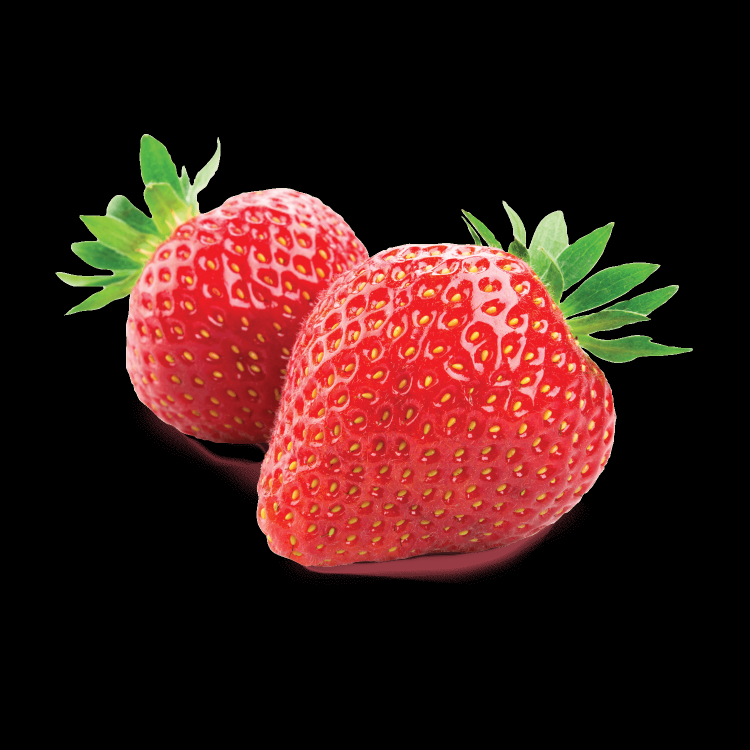
#> input picture img2.jpg, 1500 x 1500 px (shown at 1/2 size)
$ python ssearch.py img2.jpg img6.jpg
#> lines starting #> are read from the running program, lines starting #| are printed output that depends on the picture
#!/usr/bin/env python
'''
Usage:
    ./ssearch.py input_image (f|q)
    f=fast, q=quality
Use "l" to display less rects, 'm' to display more rects, "q" to quit.
'''

import sys
import cv2

if __name__ == '__main__':
    # If image path and f/q is not passed as command
    # line arguments, quit and display help message
    if len(sys.argv) < 3:
        print(__doc__)
        sys.exit(1)

    # speed-up using multithreads
    cv2.setUseOptimized(True);
    cv2.setNumThreads(4);

    # read image
    im = cv2.imread(sys.argv[1])
#> im is the input picture: shape (1500, 1500, 3); mean B, G, R 21.8, 26, 57.2
    # resize image
    newHeight = 200
    newWidth = int(im.shape[1]*200/im.shape[0])
#> newWidth = 200
    im = cv2.resize(im, (newWidth, newHeight))
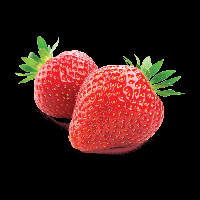
#> im: shape (200, 200, 3); mean B, G, R 21.9, 26.1, 57.2

    # create Selective Search Segmentation Object using default parameters
    ss = cv2.ximgproc.segmentation.createSelectiveSearchSegmentation()

    # set input image on which we will run segmentation
    ss.setBaseImage(im)

    # Switch to fast but low recall Selective Search method
    if (sys.argv[2] == 'f'):
        ss.switchToSelectiveSearchFast()

    # Switch to high recall but slow Selective Search method
    elif (sys.argv[2] == 'q'):
        ss.switchToSelectiveSearchQuality()
    # if argument is neither f nor q print help message
    else:
        print(__doc__)
#> (the run stopped early here; a loop or call above may not have finished)
